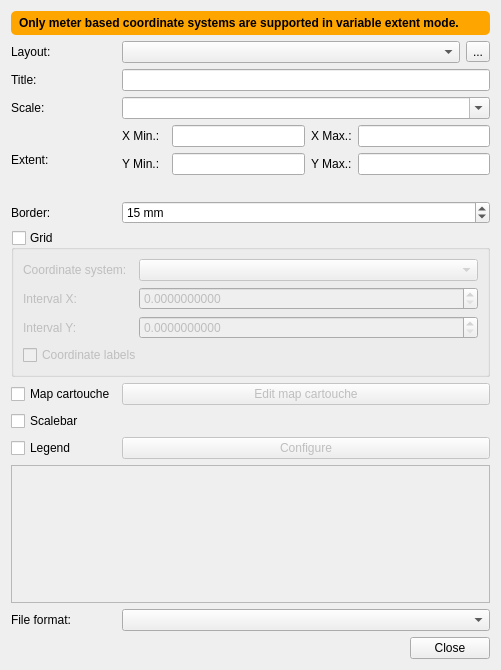
<?xml version="1.0" encoding="UTF-8"?>
<ui version="4.0">
 <class>PrintDialog</class>
 <widget class="QDialog" name="PrintDialog">
  <property name="geometry">
   <rect>
    <x>0</x>
    <y>0</y>
    <width>501</width>
    <height>670</height>
   </rect>
  </property>
  <property name="windowTitle">
   <string>Print</string>
  </property>
  <property name="windowIcon">
   <iconset theme="printer">
    <normaloff>../../../../../../../../../../.designer/backup</normaloff>../../../../../../../../../../.designer/backup</iconset>
  </property>
  <layout class="QGridLayout" name="gridLayout">
   <item row="5" column="0">
    <widget class="QLabel" name="label_border">
     <property name="text">
      <string>Border:</string>
     </property>
    </widget>
   </item>
   <item row="4" column="0">
    <widget class="QLabel" name="label_extent">
     <property name="text">
      <string>Extent:</string>
     </property>
    </widget>
   </item>
   <item row="1" column="0">
    <widget class="QLabel" name="label_printlayouts">
     <property name="text">
      <string>Layout:</string>
     </property>
    </widget>
   </item>
   <item row="2" column="0">
    <widget class="QLabel" name="label_title">
     <property name="text">
      <string>Title:</string>
     </property>
    </widget>
   </item>
   <item row="1" column="1">
    <widget class="QComboBox" name="comboBox_printlayouts">
     <property name="sizePolicy">
      <sizepolicy hsizetype="MinimumExpanding" vsizetype="Fixed">
       <horstretch>0</horstretch>
       <verstretch>0</verstretch>
      </sizepolicy>
     </property>
    </widget>
   </item>
   <item row="9" column="0">
    <widget class="QCheckBox" name="checkBox_scalebar">
     <property name="text">
      <string>Scalebar</string>
     </property>
    </widget>
   </item>
   <item row="10" column="0">
    <widget class="QCheckBox" name="checkBox_legend">
     <property name="text">
      <string>Legend</string>
     </property>
    </widget>
   </item>
   <item row="14" column="0">
    <widget class="QLabel" name="label_fileformat">
     <property name="text">
      <string>File format:</string>
     </property>
    </widget>
   </item>
   <item row="8" column="0">
    <widget class="QCheckBox" name="checkBox_mapCartouche">
     <property name="text">
      <string>Map cartouche</string>
     </property>
    </widget>
   </item>
   <item row="3" column="0">
    <widget class="QLabel" name="label_scale">
     <property name="text">
      <string>Scale:</string>
     </property>
    </widget>
   </item>
   <item row="1" column="2">
    <widget class="QToolButton" name="toolButton_layoutManager">
     <property name="text">
      <string>...</string>
     </property>
    </widget>
   </item>
   <item row="0" column="0" colspan="3">
    <widget class="QLabel" name="label_unitWarning">
     <property name="styleSheet">
      <string notr="true">QLabel { background: orange; font-weight:bold; border-radius: 5px; padding: 5px; }</string>
     </property>
     <property name="text">
      <string>Only meter based coordinate systems are supported in variable extent mode.</string>
     </property>
     <property name="wordWrap">
      <bool>true</bool>
     </property>
    </widget>
   </item>
   <item row="2" column="1" colspan="2">
    <widget class="QLineEdit" name="lineEdit_title">
     <property name="sizePolicy">
      <sizepolicy hsizetype="MinimumExpanding" vsizetype="Fixed">
       <horstretch>0</horstretch>
       <verstretch>0</verstretch>
      </sizepolicy>
     </property>
    </widget>
   </item>
   <item row="3" column="1" colspan="2">
    <widget class="QgsScaleComboBox" name="comboBox_scale">
     <property name="editable">
      <bool>true</bool>
     </property>
    </widget>
   </item>
   <item row="4" column="1" colspan="2">
    <widget class="QWidget" name="widget_extent" native="true">
     <layout class="QGridLayout" name="gridLayout_2">
      <property name="margin">
       <number>0</number>
      </property>
      <item row="1" column="2">
       <widget class="QLineEdit" name="lineedit_ymin">
        <property name="sizePolicy">
         <sizepolicy hsizetype="MinimumExpanding" vsizetype="Fixed">
          <horstretch>0</horstretch>
          <verstretch>0</verstretch>
         </sizepolicy>
        </property>
       </widget>
      </item>
      <item row="0" column="3">
       <widget class="QLabel" name="label_xmax">
        <property name="sizePolicy">
         <sizepolicy hsizetype="Minimum" vsizetype="Preferred">
          <horstretch>0</horstretch>
          <verstretch>0</verstretch>
         </sizepolicy>
        </property>
        <property name="text">
         <string>X Max.:</string>
        </property>
       </widget>
      </item>
      <item row="0" column="0">
       <widget class="QLabel" name="label_xmin">
        <property name="sizePolicy">
         <sizepolicy hsizetype="Minimum" vsizetype="Preferred">
          <horstretch>0</horstretch>
          <verstretch>0</verstretch>
         </sizepolicy>
        </property>
        <property name="text">
         <string>X Min.:</string>
        </property>
       </widget>
      </item>
      <item row="0" column="2">
       <widget class="QLineEdit" name="lineedit_xmin">
        <property name="sizePolicy">
         <sizepolicy hsizetype="MinimumExpanding" vsizetype="Fixed">
          <horstretch>0</horstretch>
          <verstretch>0</verstretch>
         </sizepolicy>
        </property>
       </widget>
      </item>
      <item row="1" column="3">
       <widget class="QLabel" name="label_ymax">
        <property name="sizePolicy">
         <sizepolicy hsizetype="Minimum" vsizetype="Preferred">
          <horstretch>0</horstretch>
          <verstretch>0</verstretch>
         </sizepolicy>
        </property>
        <property name="text">
         <string>Y Max.:</string>
        </property>
       </widget>
      </item>
      <item row="1" column="0">
       <widget class="QLabel" name="label_ymin">
        <property name="sizePolicy">
         <sizepolicy hsizetype="Minimum" vsizetype="Preferred">
          <horstretch>0</horstretch>
          <verstretch>0</verstretch>
         </sizepolicy>
        </property>
        <property name="text">
         <string>Y Min.:</string>
        </property>
       </widget>
      </item>
      <item row="1" column="4">
       <widget class="QLineEdit" name="lineedit_ymax">
        <property name="sizePolicy">
         <sizepolicy hsizetype="MinimumExpanding" vsizetype="Fixed">
          <horstretch>0</horstretch>
          <verstretch>0</verstretch>
         </sizepolicy>
        </property>
       </widget>
      </item>
      <item row="0" column="4">
       <widget class="QLineEdit" name="lineedit_xmax">
        <property name="sizePolicy">
         <sizepolicy hsizetype="MinimumExpanding" vsizetype="Fixed">
          <horstretch>0</horstretch>
          <verstretch>0</verstretch>
         </sizepolicy>
        </property>
       </widget>
      </item>
      <item row="2" column="0" colspan="5">
       <widget class="QLabel" name="label_paperSize">
        <property name="text">
         <string/>
        </property>
       </widget>
      </item>
     </layout>
    </widget>
   </item>
   <item row="5" column="1" colspan="2">
    <widget class="QDoubleSpinBox" name="spinBox_border">
     <property name="sizePolicy">
      <sizepolicy hsizetype="MinimumExpanding" vsizetype="Fixed">
       <horstretch>0</horstretch>
       <verstretch>0</verstretch>
      </sizepolicy>
     </property>
     <property name="keyboardTracking">
      <bool>false</bool>
     </property>
     <property name="suffix">
      <string> mm</string>
     </property>
     <property name="decimals">
      <number>0</number>
     </property>
     <property name="maximum">
      <double>1000.000000000000000</double>
     </property>
     <property name="value">
      <double>15.000000000000000</double>
     </property>
    </widget>
   </item>
   <item row="7" column="0" colspan="3">
    <widget class="QGroupBox" name="groupBox_grid">
     <property name="title">
      <string>Grid</string>
     </property>
     <property name="checkable">
      <bool>true</bool>
     </property>
     <property name="checked">
      <bool>false</bool>
     </property>
     <layout class="QGridLayout" name="gridLayout_3">
      <item row="0" column="2">
       <widget class="QComboBox" name="comboBox_crs">
        <property name="sizePolicy">
         <sizepolicy hsizetype="MinimumExpanding" vsizetype="Fixed">
          <horstretch>0</horstretch>
          <verstretch>0</verstretch>
         </sizepolicy>
        </property>
       </widget>
      </item>
      <item row="0" column="0">
       <widget class="QLabel" name="label_crs">
        <property name="text">
         <string>Coordinate system:</string>
        </property>
       </widget>
      </item>
      <item row="2" column="2">
       <widget class="QDoubleSpinBox" name="spinBox_intervaly">
        <property name="sizePolicy">
         <sizepolicy hsizetype="MinimumExpanding" vsizetype="Fixed">
          <horstretch>0</horstretch>
          <verstretch>0</verstretch>
         </sizepolicy>
        </property>
        <property name="keyboardTracking">
         <bool>false</bool>
        </property>
        <property name="decimals">
         <number>10</number>
        </property>
        <property name="maximum">
         <double>9999999.990000000223517</double>
        </property>
       </widget>
      </item>
      <item row="1" column="0">
       <widget class="QLabel" name="label_intervalx">
        <property name="text">
         <string>Interval X:</string>
        </property>
       </widget>
      </item>
      <item row="3" column="0" colspan="3">
       <widget class="QCheckBox" name="checkBox_gridAnnotations">
        <property name="text">
         <string>Coordinate labels</string>
        </property>
       </widget>
      </item>
      <item row="1" column="2">
       <widget class="QDoubleSpinBox" name="spinBox_intervalx">
        <property name="sizePolicy">
         <sizepolicy hsizetype="MinimumExpanding" vsizetype="Fixed">
          <horstretch>0</horstretch>
          <verstretch>0</verstretch>
         </sizepolicy>
        </property>
        <property name="keyboardTracking">
         <bool>false</bool>
        </property>
        <property name="decimals">
         <number>10</number>
        </property>
        <property name="maximum">
         <double>9999999.990000000223517</double>
        </property>
       </widget>
      </item>
      <item row="2" column="0">
       <widget class="QLabel" name="label_intervaly">
        <property name="text">
         <string>Interval Y:</string>
        </property>
       </widget>
      </item>
     </layout>
    </widget>
   </item>
   <item row="8" column="1" colspan="2">
    <widget class="QPushButton" name="button_mapCartouche">
     <property name="enabled">
      <bool>false</bool>
     </property>
     <property name="sizePolicy">
      <sizepolicy hsizetype="MinimumExpanding" vsizetype="Fixed">
       <horstretch>0</horstretch>
       <verstretch>0</verstretch>
      </sizepolicy>
     </property>
     <property name="text">
      <string>Edit map cartouche</string>
     </property>
    </widget>
   </item>
   <item row="10" column="1" colspan="2">
    <widget class="QPushButton" name="button_configureLegend">
     <property name="enabled">
      <bool>false</bool>
     </property>
     <property name="text">
      <string>Configure</string>
     </property>
    </widget>
   </item>
   <item row="13" column="0" colspan="3">
    <widget class="QGraphicsView" name="previewGraphic">
     <property name="enabled">
      <bool>false</bool>
     </property>
     <property name="verticalScrollBarPolicy">
      <enum>Qt::ScrollBarAlwaysOff</enum>
     </property>
     <property name="horizontalScrollBarPolicy">
      <enum>Qt::ScrollBarAlwaysOff</enum>
     </property>
     <property name="interactive">
      <bool>false</bool>
     </property>
    </widget>
   </item>
   <item row="14" column="1" colspan="2">
    <widget class="QComboBox" name="comboBox_fileformat">
     <property name="sizePolicy">
      <sizepolicy hsizetype="MinimumExpanding" vsizetype="Fixed">
       <horstretch>0</horstretch>
       <verstretch>0</verstretch>
      </sizepolicy>
     </property>
    </widget>
   </item>
   <item row="15" column="0" colspan="3">
    <widget class="QDialogButtonBox" name="buttonBox">
     <property name="orientation">
      <enum>Qt::Horizontal</enum>
     </property>
     <property name="standardButtons">
      <set>QDialogButtonBox::Close</set>
     </property>
    </widget>
   </item>
  </layout>
 </widget>
 <customwidgets>
  <customwidget>
   <class>QgsScaleComboBox</class>
   <extends>QComboBox</extends>
   <header>qgis/gui.h</header>
  </customwidget>
 </customwidgets>
 <tabstops>
  <tabstop>comboBox_printlayouts</tabstop>
  <tabstop>lineEdit_title</tabstop>
  <tabstop>comboBox_scale</tabstop>
  <tabstop>lineedit_xmin</tabstop>
  <tabstop>lineedit_xmax</tabstop>
  <tabstop>lineedit_ymin</tabstop>
  <tabstop>lineedit_ymax</tabstop>
  <tabstop>spinBox_border</tabstop>
  <tabstop>groupBox_grid</tabstop>
  <tabstop>comboBox_crs</tabstop>
  <tabstop>spinBox_intervalx</tabstop>
  <tabstop>spinBox_intervaly</tabstop>
  <tabstop>checkBox_gridAnnotations</tabstop>
  <tabstop>checkBox_mapCartouche</tabstop>
  <tabstop>button_mapCartouche</tabstop>
  <tabstop>checkBox_scalebar</tabstop>
  <tabstop>checkBox_legend</tabstop>
  <tabstop>button_configureLegend</tabstop>
  <tabstop>previewGraphic</tabstop>
  <tabstop>comboBox_fileformat</tabstop>
  <tabstop>buttonBox</tabstop>
 </tabstops>
 <resources/>
 <connections>
  <connection>
   <sender>buttonBox</sender>
   <signal>accepted()</signal>
   <receiver>PrintDialog</receiver>
   <slot>accept()</slot>
   <hints>
    <hint type="sourcelabel">
     <x>248</x>
     <y>254</y>
    </hint>
    <hint type="destinationlabel">
     <x>157</x>
     <y>274</y>
    </hint>
   </hints>
  </connection>
  <connection>
   <sender>buttonBox</sender>
   <signal>rejected()</signal>
   <receiver>PrintDialog</receiver>
   <slot>reject()</slot>
   <hints>
    <hint type="sourcelabel">
     <x>316</x>
     <y>260</y>
    </hint>
    <hint type="destinationlabel">
     <x>286</x>
     <y>274</y>
    </hint>
   </hints>
  </connection>
 </connections>
</ui>
